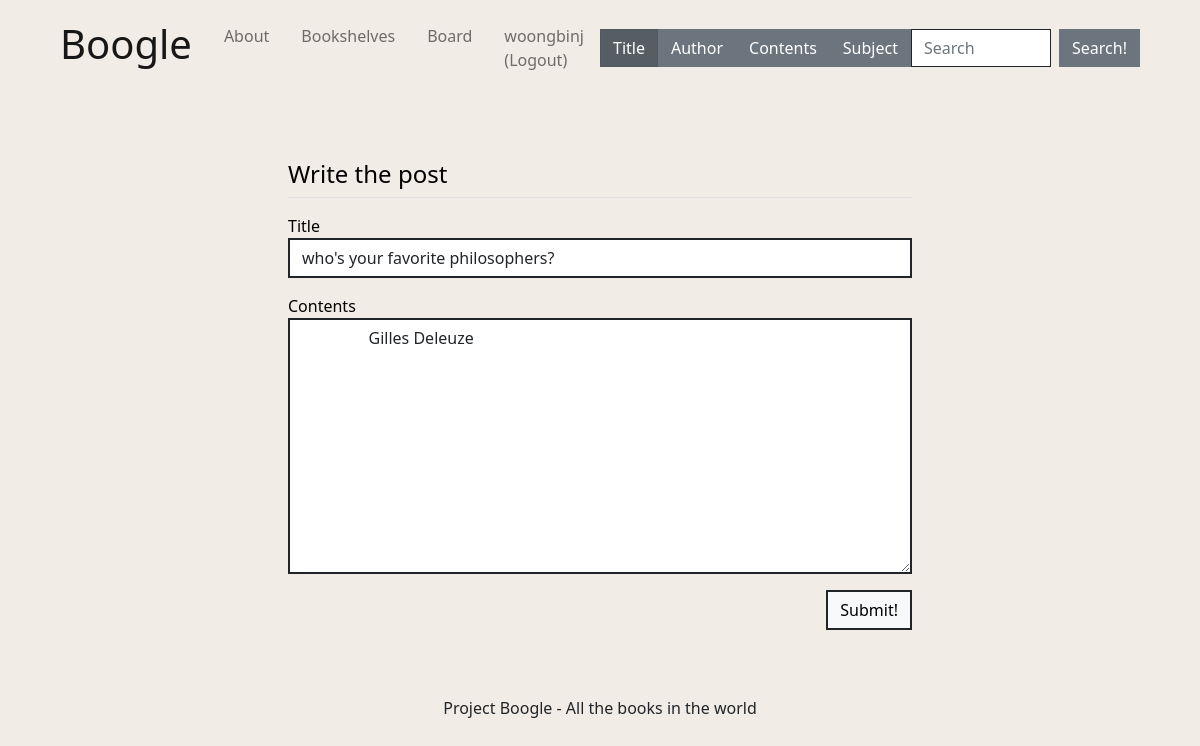
/question/modify/1 (signed in), run on the app's committed database.
### pybo/models.py (models this page shows)
class User(db.Model):
    __tablename__ = 'user'   #테이블 이름 : user
    id = db.Column(db.Integer, primary_key = True)   #id를 프라이머리키로 설정
    username = db.Column(db.String(8), nullable = False)
    email = db.Column(db.String(32), nullable = False)
    password = db.Column(db.String(64), nullable = False)

class Question(db.Model):
    id = db.Column(db.Integer, primary_key=True)
    subject = db.Column(db.String(200), nullable=False)
    content = db.Column(db.Text(), nullable=False)
    create_date = db.Column(db.DateTime(), nullable=False)
    modify_date = db.Column(db.DateTime(), nullable=True)
    user_id = db.Column(db.Integer, db.ForeignKey('user.id', ondelete='CASCADE'), nullable=False)
    user = db.relationship('User', backref=db.backref('question_set'))

### pybo/views/question_views.py (the view)
@bp.route('/modify/<int:question_id>', methods=('GET', 'POST'))
@login_required
def modify(question_id):
    question = Question.query.get_or_404(question_id)
    if g.user != question.user:
        flash('수정권한이 없습니다')
        return redirect(url_for('question.detail', question_id=question_id))
    if request.method == 'POST':  # POST 요청
        form = QuestionForm()
        if form.validate_on_submit():
            form.populate_obj(question)
            question.modify_date = datetime.now()  # 수정일시 저장
            db.session.commit()
            return redirect(url_for('question.detail', question_id=question_id))
    else:  # GET 요청
        form = QuestionForm(obj=question)
    return render_template('question/question_form.html', form=form)

### pybo/forms.py
class QuestionForm(FlaskForm):
    subject = StringField('제목', validators=[DataRequired('Title is a required entry.')])
    content = TextAreaField('내용', validators=[DataRequired('Content is a required entry.')])

### pybo/views/auth_views.py (called while the page is built)
def login_required(view):
    @functools.wraps(view)
    def wrapped_view(*args, **kwargs):
        if g.user is None:
            _next = request.url if request.method == 'GET' else ''
            return redirect(url_for('auth.login', next=_next))
        return view(*args, **kwargs)
    return wrapped_view

@bp.before_app_request
def load_logged_in_user():
    user_id = session.get('user_id')
    if user_id is None:
        g.user = None
    else:
        g.user = User.query.get(user_id)

### pybo/templates/question/question_form.html (shortened to what this page needs)
{% extends 'main/base.html' %}
{% block head %}
{{ super() }}
    <link rel="stylesheet" href="{{ url_for('static', filename='css/bootstrap.min.css') }}">
{% endblock %}
{% block content %}
<div class="container">
    <h4 class="my-3 border-bottom pb-2">Write the post</h4>
    <form method="post" class="my-3">
        <div class="mb-3">
            <label for="subject">Title</label>
            <input type="text" class="form-control border border-dark border-2 rounded-0" name="subject" id="subject"
            value="{{ form.subject.data or '' }}">
        </div>
        <div class="mb-3">
            <label for="content">Contents</label>
            <textarea class="form-control border border-dark border-2 rounded-0" name="content" id="content" rows="10">
                {{ form.content.data or '' }}
            </textarea>
        </div>
        <button type="submit" class="btn btn-light border border-dark border-2 rounded-0 font-weight-bold" style="float:right;">Submit!</button>
    </form>
</div>
{% endblock %}

### pybo/templates/main/base.html (shortened to what this page needs)
<!DOCTYPE html>
<html lang="eng">
    <head>
        {% block head %}
        <link rel="stylesheet" href="{{ url_for('static', filename='css/bootstrap.min.css')}}">
        <link rel="stylesheet" href="https://cdn.jsdelivr.net/npm/bootstrap-icons@1.8.3/font/bootstrap-icons.css">
        <link rel="stylesheet" href="{{ url_for('static', filename='css/base.css')}}">
        {% endblock %}
    </head>
    <body class="d-flex flex-column min-vh-100">
      <nav class="navbar navbar-expand-lg navbar-light bg-transparent mx-5">
        <div class="container-fluid">
          <a class="navbar-brand" href ="{{ url_for('main.index') }}"><h1>Boogle</h1></a>
          <div class="collapse navbar-collapse" id="navbarSupportedContent">
            <ul class="navbar-nav me-auto mb-2 mb-lg-0">
              <li class="nav-item">
                <a class="nav-link m-2" href ="{{ url_for('main.about') }}">About</a>
              </li>
              <li class="nav-item">
                <a class="nav-link m-2" href ="{{ url_for('book.bookshelves') }}">Bookshelves</a>
              </li>
              <li class="nav-item">
                <a class="nav-link m-2" href ="{{ url_for('question.board') }}">Board</a>
              </li>
              {% if g.user %}
                <li class="nav-item">
                  <a class="nav-link m-2" href="{{ url_for('auth.logout') }}">{{ g.user.username }} (Logout)</a>
                </li>
              {% endif %}
            </ul>
            <form class="d-flex" method="get" action="{{ url_for('book.search') }}">
              <label class="btn btn-secondary rounded-0" for="option1">Title</label>
              <label class="btn btn-secondary rounded-0" for="option2">Author</label>
              <label class="btn btn-secondary rounded-0" for="option3">Contents</label>
              <label class="btn btn-secondary rounded-0" for="option4">Subject</label>
              <input class="form-control me-2 border-dark rounded-0" type="search" name="book" placeholder="Search" aria-label="Search" id="book" rows="3">
              <button class="btn btn-secondary border-secondary rounded-0" type="submit">Search!</button>
            </form>
          </div>
        </div>
      </nav>
      <section class="m-5">
        <div class="content-container">
          <div class="row gx-4 gx-lg-5 justify-content-center">
            <div class="col-md-8">
              {% block content %}{% endblock %}
            </div>
          </div>
        </div>
      </section>
      <footer class="py-5 mt-auto">
        <div class="page-bottom">
          <div class="copyright">
            Project Boogle - All the books in the world
          </div>
        </div>
      </footer>
    </body>
</html>

### pybo/static/css/base.css (style rules this page uses)
body, html { margin: 0; background: #F2ECE7 !important; color: black; font-family: 'Inter', sans-serif; min-height: 100vh; width: 100%; display: -webkit-box; display: -ms-flexbox; display: flex; -webkit-box-orient: horizontal; -webkit-box-direction: normal; -ms-flex-direction: column; flex-direction: column; -webkit-box-align: center; -ms-flex-align: center; }
* { box-sizing: border-box; }
body { min-height: 100%; }
a:link { color : black; text-decoration: none; }
.content-container { flex:1; color: black; }
.page-bottom { height: 30px; position: relative; transform: translateY(-100%); width: 100%; }
.copyright { text-align: center; }

### data on the page
User: user.username "woongbinj"
Question: subject "who's your favorite philosophers?", content "Gilles Deleuze"
